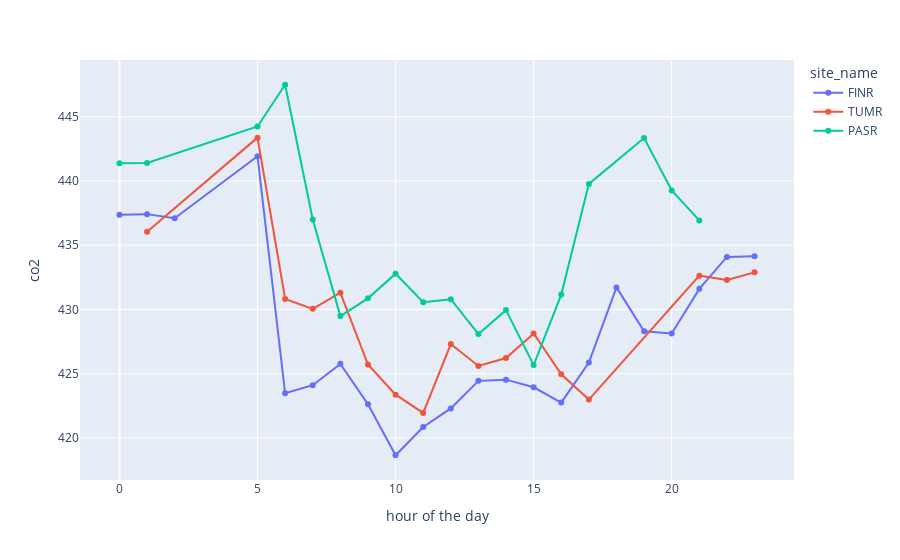

This figure's notebook cell:
### Code cell
sites = ["FINR", "TUMR", "PASR"]
df_sites = []

for site in sites:
    
    df_sites.append(extract_site_data(df=df_1h, site_name=site, wind=[75,105]))
    
df_plot = pl.concat(df_sites)

fig = px.line(df_plot, x="hour of the day", y="co2", color="site_name", markers=True)
fig.show()

### Figure 1 — Plotly figure (JSON) as saved in the notebook; plotly's stock layout.template omitted (floating-point values rounded to 4 significant figures)
{"data": [{"hovertemplate": "site_name=FINR<br>hour of the day=%{x}<br>co2=%{y}<extra></extra>", "legendgroup": "FINR", "line": {"color": "#636efa", "dash": "solid"}, "marker": {"symbol": "circle"}, "mode": "lines+markers", "name": "FINR", "orientation": "v", "showlegend": true, "type": "scatter", "x": [0, 1, 2, 5, 6, 7, 8, 9, 10, 11, 12, 13, 14, 15, 16, 17, 18, 19, 20, 21, 22, 23], "xaxis": "x", "y": [437.4, 437.4, 437.1, 441.9, 423.5, 424.1, 425.8, 422.6, 418.7, 420.8, 422.3, 424.4, 424.5, 423.9, 422.8, 425.9, 431.7, 428.3, 428.1, 431.6, 434.1, 434.1], "yaxis": "y"}, {"hovertemplate": "site_name=TUMR<br>hour of the day=%{x}<br>co2=%{y}<extra></extra>", "legendgroup": "TUMR", "line": {"color": "#EF553B", "dash": "solid"}, "marker": {"symbol": "circle"}, "mode": "lines+markers", "name": "TUMR", "orientation": "v", "showlegend": true, "type": "scatter", "x": [1, 5, 6, 7, 8, 9, 10, 11, 12, 13, 14, 15, 16, 17, 21, 22, 23], "xaxis": "x", "y": [436.0, 443.4, 430.8, 430.0, 431.3, 425.7, 423.4, 421.9, 427.3, 425.6, 426.2, 428.1, 425.0, 423.0, 432.6, 432.3, 432.9], "yaxis": "y"}, {"hovertemplate": "site_name=PASR<br>hour of the day=%{x}<br>co2=%{y}<extra></extra>", "legendgroup": "PASR", "line": {"color": "#00cc96", "dash": "solid"}, "marker": {"symbol": "circle"}, "mode": "lines+markers", "name": "PASR", "orientation": "v", "showlegend": true, "type": "scatter", "x": [0, 1, 5, 6, 7, 8, 9, 10, 11, 12, 13, 14, 15, 16, 17, 19, 20, 21], "xaxis": "x", "y": [441.4, 441.4, 444.2, 447.5, 437.0, 429.5, 430.9, 432.8, 430.6, 430.8, 428.1, 429.9, 425.7, 431.2, 439.8, 443.3, 439.3, 436.9], "yaxis": "y"}], "layout": {"legend": {"title": {"text": "site_name"}, "tracegroupgap": 0}, "margin": {"t": 60}, "xaxis": {"anchor": "y", "domain": [0, 1], "title": {"text": "hour of the day"}}, "yaxis": {"anchor": "x", "domain": [0, 1], "title": {"text": "co2"}}}}
